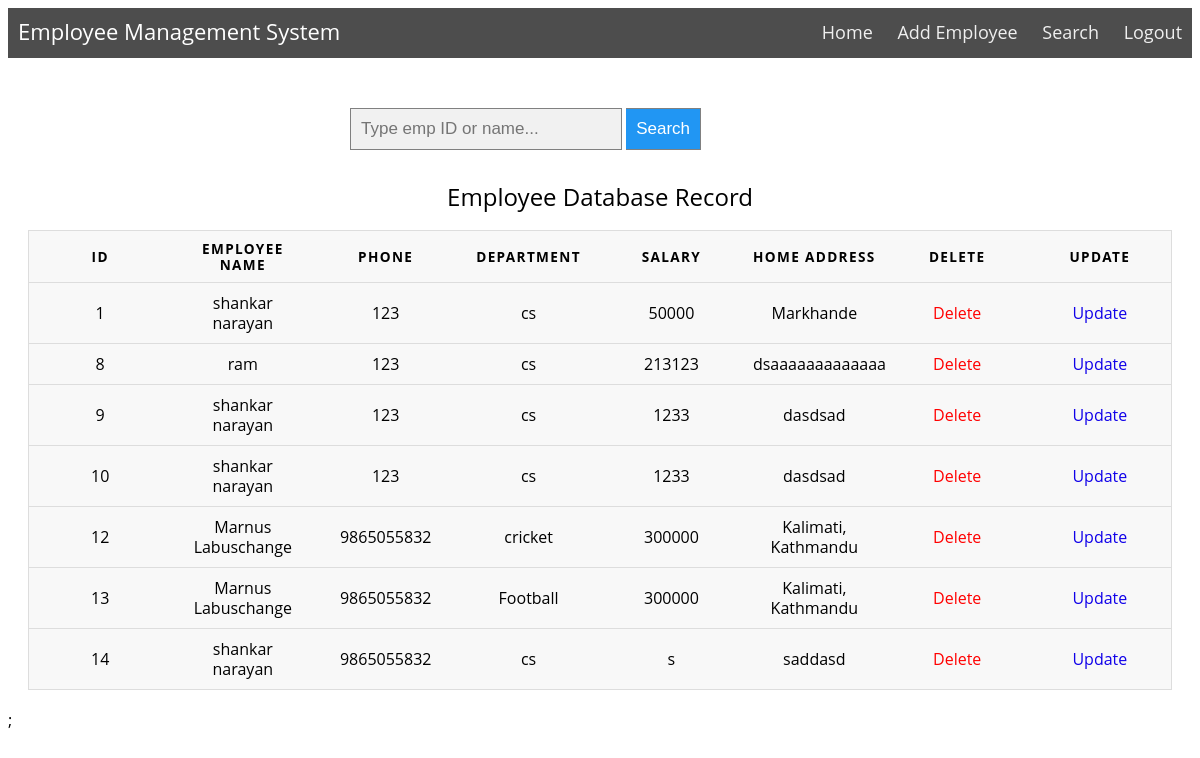
The app's page /search.php (signed in) with its own data.
### tables this page shows
CREATE TABLE `emp_record` (
  `id` int(11) NOT NULL,
  `ename` varchar(255) NOT NULL,
  `phone` varchar(255) NOT NULL,
  `dept` varchar(255) NOT NULL,
  `salary` varchar(255) NOT NULL,
  `homeaddress` varchar(255) NOT NULL
);

### search.php (the view, shortened to what this page needs)
<?php
	if (isset($_SESSION['user'])) {?>
<?php include 'nav.php' ?>
<!DOCTYPE html>
<html>
<head>
</head>
<body>
	<div class="search">
		<form action="search.php" method="GET" class="search-box">
				<input type="text" name="Search" value="" placeholder="Type emp ID or name..." id="search-term">
				<input type="submit" name="SearchButton" value="Search" id="searchButton" onClick="search();">
		</form>
	</div>
<div class="container">
<table>
	<caption>Employee Database Record</caption>
	<tr>
		<th>ID</th>
		<th>Employee Name</th>
		<th>phone</th>
		<th>Department</th>
		<th>Salary</th>
		<th>Home Address</th>
		<th>Delete</th>
		<th>Update</th>
	</tr>
		<?php
			$connection = mysqli_connect('localhost','root','','record');
			$ViewQuery = "SELECT * From emp_record";
			$Execute = mysqli_query($connection,$ViewQuery);
			while($DataRows = mysqli_fetch_array($Execute))
			{
				$Id = $DataRows['id'];
				$Ename = $DataRows['ename'];
				$phone = $DataRows['phone'];
				$Dept = $DataRows['dept'];
				$Salary = $DataRows['salary'];
				$HomeAddress = $DataRows['homeaddress'];
		?>
	<tr>
		<td><?php echo $Id ?></td>
		<td><?php echo $Ename ?></td>
		<td><?php echo $phone ?></td>
		<td><?php echo $Dept ?></td>
		<td><?php echo $Salary ?></td>
		<td><?php echo $HomeAddress ?></td>
		<td><a class="delete" href="delete.php?id=<?php echo $Id; ?>">Delete</a></td>
		<td><a class="update" href="update.php?id=<?php echo $Id; ?>">Update</a></td>
	</tr>
	<?php } ?>
</table>
</div>
</body>
</html>
<?php } ?>;

### style.css (style rules this page uses)
body { font-family: "Open Sans", sans-serif; line-height: 1.25; }
.container { padding: 20px; }
a { text-decoration: none; }
.delete { color: red; }
.update { color: rgb(16, 0, 233) }
table { border: 1px solid #ccc; border-collapse: collapse; margin: 0; padding: 0; width: 100%; table-layout: fixed; }
table caption { font-size: 1.5em; margin: .5em 0 .75em; }
table tr { background-color: #f8f8f8; border: 1px solid #ddd; padding: .35em; }
table th, table td { padding: .625em; text-align: center; }
table th { font-size: .85em; letter-spacing: .1em; text-transform: uppercase; }
.search { margin: auto; margin-top: 50px; max-width: 500px; align-items: center; }
form.search-box input[type=text] { width: 50%; padding: 10px; font-size: 17px; border: 1px solid grey; background: #f1f1f1; }
form.search-box input[type=submit] { padding: 10px; background: #2196F3; color: white; font-size: 17px; border: 1px solid grey; border-left: none; cursor: pointer; }

### records on screen
emp_record: id "1", ename "shankar narayan", phone "123", dept "cs", salary "50000", homeaddress "Markhande"
emp_record: id "8", ename "ram", phone "123", dept "cs", salary "213123", homeaddress "dsaaaaaaaaaaaaa"
emp_record: id "9", ename "shankar narayan", phone "123", dept "cs", salary "1233", homeaddress "dasdsad"
emp_record: id "10", ename "shankar narayan", phone "123", dept "cs", salary "1233", homeaddress "dasdsad"
emp_record: id "12", ename "Marnus Labuschange", phone "9865055832", dept "cricket", salary "300000", homeaddress "Kalimati, Kathmandu"
emp_record: id "13", ename "Marnus Labuschange", phone "9865055832", dept "Football", salary "300000", homeaddress "Kalimati, Kathmandu"
emp_record: id "14", ename "shankar narayan", phone "9865055832", dept "cs", salary "s", homeaddress "saddasd"
